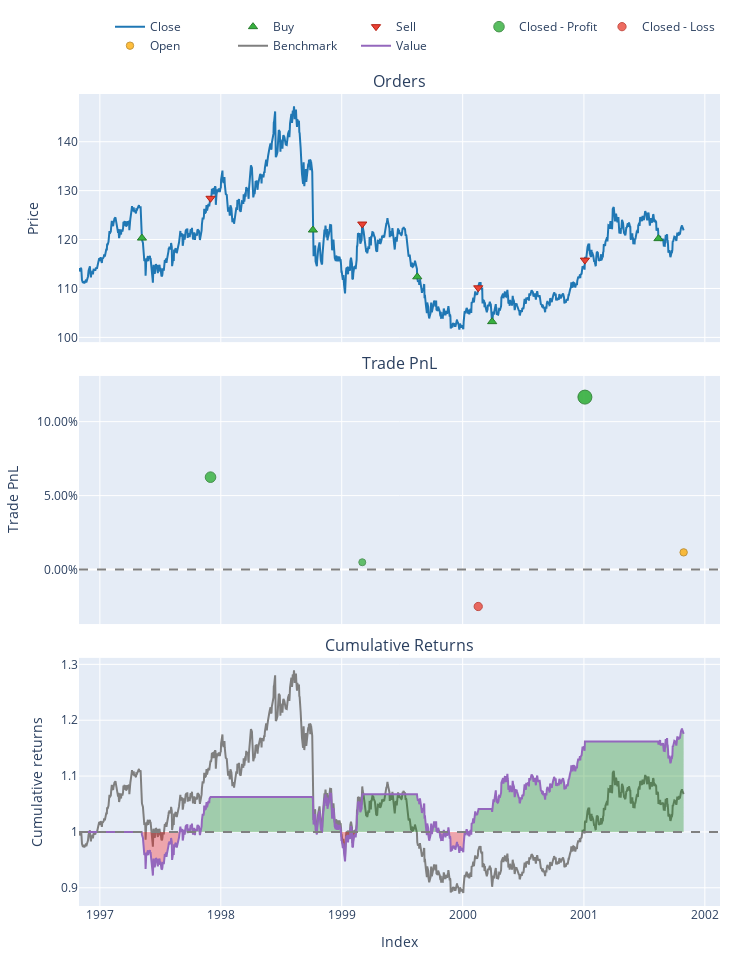

Notebook code cell kept with this figure:
### Code cell
port.plot().show()

### Figure 1 — Plotly figure (JSON) as saved in the notebook; plotly's stock layout.template omitted (floating-point values rounded to 4 significant figures; data arrays with more than 128 entries replaced by an {"elided": "..."} marker saying what was removed)
{"data": [{"legendgroup": "0", "line": {"color": "#1f77b4"}, "name": "Close", "showlegend": true, "type": "scatter", "uid": "37f7b3a6-ac36-4120-9729-b9c9eb38f04f", "x": {"elided": "1290 str values"}, "xaxis": "x", "y": {"elided": "1290 float values"}, "yaxis": "y"}, {"customdata": [[0, 82.92, 24.94], [2, 86.89, 26.49], [4, 94.76, 26.62], [6, 100.6, 25.96], [8, 96.45, 28.98]], "hovertemplate": "Order Id: %{customdata[0]}<br>Timestamp: %{x}<br>Price: %{y}<br>Size: %{customdata[1]:.6f}<br>Fees: %{customdata[2]:.6f}", "legendgroup": "1", "marker": {"color": "#37B13F", "line": {"color": "rgb(38,123,44)", "width": 1}, "size": 8, "symbol": "triangle-up"}, "mode": "markers", "name": "Buy", "type": "scatter", "uid": "b2844254-c359-4b90-aaac-48bd054a9321", "x": ["1997-05-08T00:00:00", "1998-10-06T00:00:00", "1999-08-17T00:00:00", "2000-03-30T00:00:00", "2001-08-14T00:00:00"], "xaxis": "x", "y": [120.3, 122.0, 112.4, 103.2, 120.2], "yaxis": "y"}, {"customdata": [[1, 82.92, 26.62], [3, 86.89, 26.76], [5, 94.76, 26.09], [7, 100.6, 29.13]], "hovertemplate": "Order Id: %{customdata[0]}<br>Timestamp: %{x}<br>Price: %{y}<br>Size: %{customdata[1]:.6f}<br>Fees: %{customdata[2]:.6f}", "legendgroup": "2", "marker": {"color": "#EA4335", "line": {"color": "rgb(181,31,18)", "width": 1}, "size": 8, "symbol": "triangle-down"}, "mode": "markers", "name": "Sell", "type": "scatter", "uid": "ed7bb611-80b2-423b-9be8-2937601e5708", "x": ["1997-12-01T00:00:00", "1999-03-04T00:00:00", "2000-02-17T00:00:00", "2001-01-04T00:00:00"], "xaxis": "x", "y": [128.4, 123.2, 110.1, 115.8], "yaxis": "y"}, {"customdata": [[0, 0, 623.2, 0.06248], [1, 1, 52.51, 0.004956], [3, 3, 1211.0, 0.1166]], "hovertemplate": "Exit Trade Id: %{customdata[0]}<br>Position Id: %{customdata[1]}<br>Exit Timestamp: %{x}<br>PnL: %{customdata[2]:.6f}<br>Return: %{customdata[3]:.2%}", "legendgroup": "3", "marker": {"color": "#37B13F", "line": {"color": "rgb(38,123,44)", "width": 1}, "opacity": [0.8273, 0.75, 0.9], "size": [10.61, 7, 14], "symbol": "circle"}, "mode": "markers", "name": "Closed - Profit", "type": "scatter", "uid": "0c2451a1-4a12-4105-ba84-66c5550098c3", "x": ["1997-12-01T00:00:00", "1999-03-04T00:00:00", "2001-01-04T00:00:00"], "xaxis": "x2", "y": [0.06248, 0.004956, 0.1166], "yaxis": "y2"}, {"customdata": [[2, 2, -265.6, -0.02494]], "hovertemplate": "Exit Trade Id: %{customdata[0]}<br>Position Id: %{customdata[1]}<br>Exit Timestamp: %{x}<br>PnL: %{customdata[2]:.6f}<br>Return: %{customdata[3]:.2%}", "legendgroup": "4", "marker": {"color": "#EA4335", "line": {"color": "rgb(181,31,18)", "width": 1}, "opacity": [0.7768], "size": [8.253], "symbol": "circle"}, "mode": "markers", "name": "Closed - Loss", "type": "scatter", "uid": "3958c46c-b462-4f81-a5c7-d90b67861bf5", "x": ["2000-02-17T00:00:00"], "xaxis": "x2", "y": [-0.02494], "yaxis": "y2"}, {"customdata": [[4, 4, 135.0, 0.01165]], "hovertemplate": "Exit Trade Id: %{customdata[0]}<br>Position Id: %{customdata[1]}<br>Exit Timestamp: %{x}<br>PnL: %{customdata[2]:.6f}<br>Return: %{customdata[3]:.2%}", "legendgroup": "5", "marker": {"color": "#FFAA00", "line": {"color": "rgb(178,118,0)", "width": 1}, "opacity": [0.759], "size": [7.42], "symbol": "circle"}, "mode": "markers", "name": "Open", "type": "scatter", "uid": "dcc548be-cdbd-40a3-af19-854ef84517d8", "x": ["2001-10-29T00:00:00"], "xaxis": "x2", "y": [0.01165], "yaxis": "y2"}, {"legendgroup": "6", "line": {"color": "#7f7f7f"}, "name": "Benchmark", "showlegend": true, "type": "scatter", "uid": "e3945492-ceee-4593-822e-883be063074e", "x": {"elided": "1290 str values"}, "xaxis": "x3", "y": {"elided": "1290 float values"}, "yaxis": "y3"}, {"hoverinfo": "skip", "legendgroup": "7", "line": {"color": "rgba(0, 0, 0, 0)", "width": 0}, "opacity": 0, "showlegend": false, "type": "scatter", "uid": "ecd02d21-e362-498a-a6bc-b6a830588fef", "x": {"elided": "1290 str values"}, "xaxis": "x3", "y": {"elided": "1290 int values"}, "yaxis": "y3"}, {"connectgaps": false, "fill": "tonexty", "fillcolor": "rgba(0, 128, 0, 0.3)", "hoverinfo": "skip", "legendgroup": "7", "line": {"color": "rgba(0, 0, 0, 0)", "width": 0}, "opacity": 0, "showlegend": false, "type": "scatter", "uid": "4f14f5a1-078f-4916-af34-d0b9cbd16a54", "x": {"elided": "1290 str values"}, "xaxis": "x3", "y": {"elided": "1290 float values"}, "yaxis": "y3"}, {"hoverinfo": "skip", "legendgroup": "7", "line": {"color": "rgba(0, 0, 0, 0)", "width": 0}, "opacity": 0, "showlegend": false, "type": "scatter", "uid": "3709aa5a-11cf-4655-86a0-51469256eb32", "x": {"elided": "1290 str values"}, "xaxis": "x3", "y": {"elided": "1290 int values"}, "yaxis": "y3"}, {"connectgaps": false, "fill": "tonexty", "fillcolor": "rgba(255, 0, 0, 0.3)", "hoverinfo": "skip", "legendgroup": "7", "line": {"color": "rgba(0, 0, 0, 0)", "width": 0}, "opacity": 0, "showlegend": false, "type": "scatter", "uid": "3abe0fe0-d21f-4dd0-879c-b55214329485", "x": {"elided": "1290 str values"}, "xaxis": "x3", "y": {"elided": "1290 float values"}, "yaxis": "y3"}, {"legendgroup": "8", "line": {"color": "#9467bd"}, "name": "Value", "showlegend": true, "type": "scatter", "uid": "7a58f6e8-d8c5-4501-bfc0-e66ab319e5d6", "x": {"elided": "1290 str values"}, "xaxis": "x3", "y": {"elided": "1290 float values"}, "yaxis": "y3"}, {"hoverinfo": "skip", "legendgroup": "7", "line": {"color": "rgba(0, 0, 0, 0)", "width": 0}, "opacity": 0, "showlegend": false, "type": "scatter", "uid": "40a5bed6-7aea-4665-9f30-860f33b6a445", "x": {"elided": "1290 str values"}, "xaxis": "x3", "y": {"elided": "1290 int values"}, "yaxis": "y3"}], "layout": {"annotations": [{"font": {"size": 16}, "showarrow": false, "text": "Orders", "x": 0.5, "xanchor": "center", "xref": "paper", "y": 1, "yanchor": "bottom", "yref": "paper"}, {"font": {"size": 16}, "showarrow": false, "text": "Trade PnL", "x": 0.5, "xanchor": "center", "xref": "paper", "y": 0.6528, "yanchor": "bottom", "yref": "paper"}, {"font": {"size": 16}, "showarrow": false, "text": "Cumulative Returns", "x": 0.5, "xanchor": "center", "xref": "paper", "y": 0.3056, "yanchor": "bottom", "yref": "paper"}], "height": 960, "legend": {"orientation": "h", "traceorder": "normal", "x": 1, "xanchor": "right", "y": 1.042, "yanchor": "bottom"}, "margin": {"b": 30, "l": 30, "r": 30, "t": 30}, "shapes": [{"line": {"color": "gray", "dash": "dash"}, "type": "line", "x0": 0, "x1": 1, "xref": "paper", "y0": 0, "y1": 0, "yref": "y2"}, {"line": {"color": "gray", "dash": "dash"}, "type": "line", "x0": 0, "x1": 1, "xref": "paper", "y0": 1, "y1": 1, "yref": "y3"}], "showlegend": true, "width": 750, "xaxis": {"anchor": "y", "domain": [0, 1], "matches": "x3", "showticklabels": false}, "xaxis2": {"anchor": "y2", "domain": [0, 1], "matches": "x3", "showticklabels": false}, "xaxis3": {"anchor": "y3", "domain": [0, 1], "title": {"text": "Index"}}, "yaxis": {"anchor": "x", "domain": [0.6944, 1], "title": {"text": "Price"}}, "yaxis2": {"anchor": "x2", "domain": [0.3472, 0.6528], "tickformat": ".2%", "title": {"text": "Trade PnL"}}, "yaxis3": {"anchor": "x3", "domain": [0, 0.3056], "title": {"text": "Cumulative returns"}}}}
